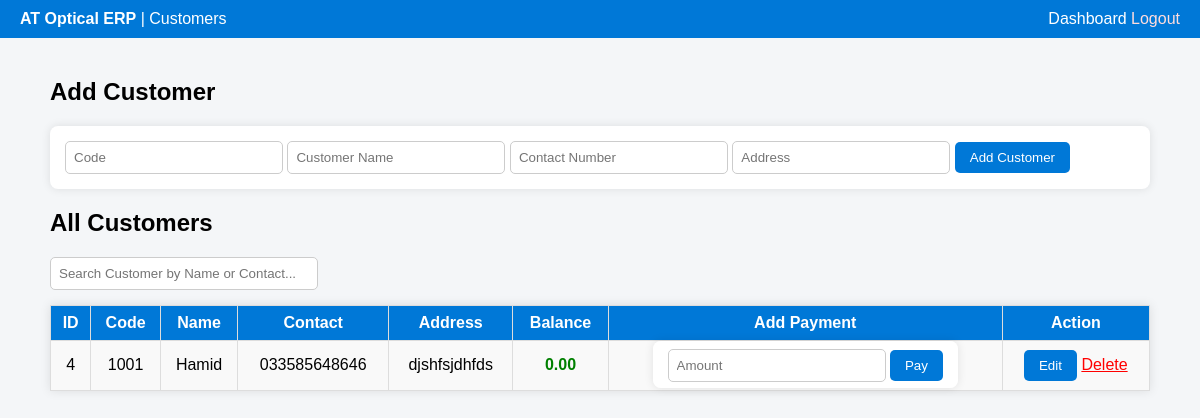
Page /erp/customers.php (signed in) on the committed database.
### tables this page shows
CREATE TABLE `customers` (
  `id` int(11) NOT NULL,
  `code` varchar(50) NOT NULL,
  `name` varchar(100) NOT NULL,
  `phone` varchar(30) DEFAULT NULL,
  `address` varchar(255) DEFAULT NULL,
  `balance` decimal(12,2) DEFAULT 0.00,
  `created_at` timestamp NOT NULL DEFAULT current_timestamp()
);

### erp/customers.php (the view, shortened to what this page needs)
<?php
require 'includes/db.php';
$customers = $pdo->query("SELECT * FROM customers ORDER BY id DESC")->fetchAll(PDO::FETCH_ASSOC);
?>
<!DOCTYPE html>
<html lang="en">
<head>
</head>
<body>
<div class="topbar">
    <div><strong>AT Optical ERP</strong> | Customers</div>
    <nav>
        <a href="dashboard.php" style="color:white;text-decoration:none;">Dashboard</a>
        <a href="logout.php" style="color:#ffdddd;text-decoration:none;">Logout</a>
    </nav>
</div>
<div class="container">
    <h2>Add Customer</h2>
    <form method="POST">
        <input type="text" name="code" placeholder="Code" required>
        <input type="text" name="name" placeholder="Customer Name" required>
        <input type="text" name="contact" placeholder="Contact Number">
        <input type="text" name="address" placeholder="Address">
        <button type="submit" name="add_customer">Add Customer</button>
    </form>
    <h2>All Customers</h2>
    <input type="text" id="searchInput" placeholder="Search Customer by Name or Contact...">
    <table id="customerTable">
        <tr>
            <th>ID</th>
            <th>Code</th>
            <th>Name</th>
            <th>Contact</th>
            <th>Address</th>
            <th>Balance</th>
            <th>Add Payment</th>
            <th>Action</th>
        </tr>
        <?php foreach ($customers as $c): ?>
        <tr>
            <td><?= $c['id'] ?></td>
            <td><?= htmlspecialchars($c['code']) ?></td>
            <td><?= htmlspecialchars($c['name']) ?></td>
            <td><?= htmlspecialchars($c['phone']) ?></td>
            <td><?= htmlspecialchars($c['address']) ?></td>
            <td class="<?= $c['balance'] >= 0 ? 'balance-pos' : 'balance-neg' ?>">
                <?= number_format($c['balance'], 2) ?>
            </td>
            <td>
                <form method="POST" style="display:inline;">
                    <input type="number" step="0.01" name="amount" placeholder="Amount" required>
                    <button type="submit" name="add_payment">Pay</button>
                </form>
            </td>
            <td>
                <button onclick="openEditModal(<?= $c['id'] ?>, '<?= htmlspecialchars($c['code']) ?>', '<?= htmlspecialchars($c['name']) ?>', '<?= htmlspecialchars($c['phone']) ?>', '<?= htmlspecialchars($c['address']) ?>')">Edit</button>
                <a href="?delete=<?= $c['id'] ?>" onclick="return confirm('Delete this customer?')" style="color:red;">Delete</a>
            </td>
        </tr>
        <?php endforeach; ?>
    </table>
</div>
</body>
</html>

### erp/customers.php (style rules this page uses)
body { font-family: Arial, sans-serif; background: #f4f6f8; margin: 0; }
.topbar { background: #0078d7; color: white; padding: 10px 20px; display: flex; justify-content: space-between; align-items: center; }
.container { padding: 20px; max-width: 1100px; margin: auto; }
form { background: white; padding: 15px; border-radius: 8px; box-shadow: 0 0 10px rgba(0,0,0,0.1); margin-bottom: 20px; }
input[type=text], input[type=number] { padding: 8px; width: 200px; border: 1px solid #ccc; border-radius: 5px; }
button { padding: 8px 15px; background: #0078d7; color: white; border: none; border-radius: 5px; cursor: pointer; }
table { width: 100%; border-collapse: collapse; background: white; box-shadow: 0 0 10px rgba(0,0,0,0.1); }
th, td { border: 1px solid #ddd; padding: 8px; text-align: center; }
th { background: #0078d7; color: white; }
tr:nth-child(even) { background: #f9f9f9; }
.balance-pos { color: green; font-weight: bold; }
#searchInput { margin-bottom: 15px; width: 250px; padding: 8px; border-radius: 5px; border: 1px solid #ccc; }

### rows in the picture
customers: id "4", code "1001", name "Hamid", phone "033585648646", address "djshfsjdhfds", balance "0.00"
